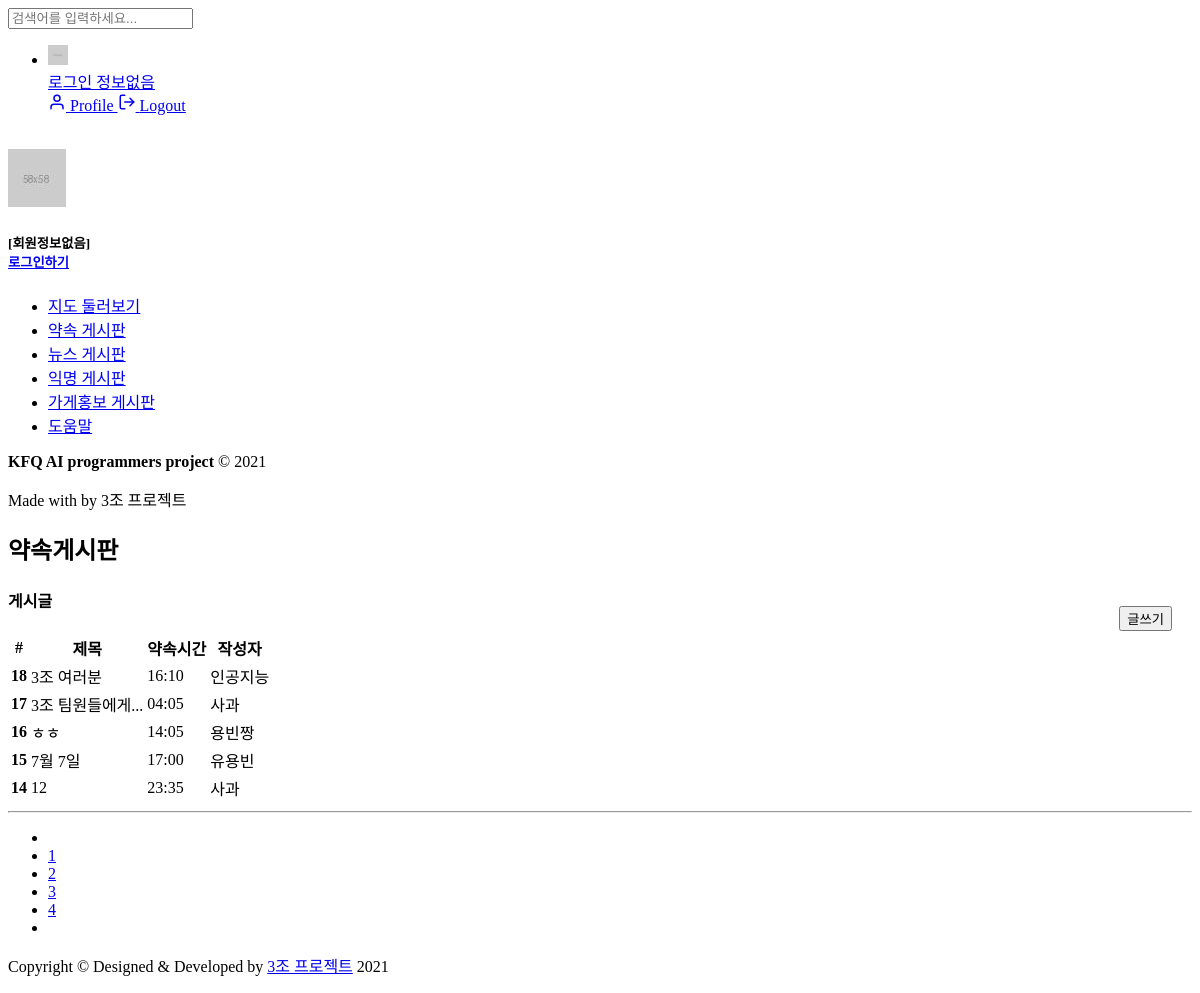
Page /board/promise/ on the committed database.
### board/models.py (models this page shows)
class Promise(models.Model):
    member = models.ForeignKey(Member, on_delete=models.CASCADE)
    title = models.TextField(max_length=100)
    contents = models.TextField(null=True)
    time = models.TextField(null=True)
    type = models.TextField(null=True)
    name = models.CharField(max_length=50)

### board/views.py (the view)
# urls.py: path('promise/', views.promise, name='promise'),
def promise(request):
    if request.method == 'POST':
        user_id = request.session['user_id']
        user_name = request.session['user_name']
        title = request.POST['p_title']
        type = request.POST.getlist('p_type[]')
        time = request.POST['p_time']
        contents = request.POST['p_contents']
        print(time)
        p = Promise(name=user_name, member_id=user_id, title=title,
                    contents=contents, time=time, type=type)
        p.save()
        messages.success(request, '약속 등록 완료!!')
        return redirect('promise')
    else:
        try:
            page = request.GET.get('page')
            if not page:
                page = 1
            p_list = Promise.objects.order_by('-id')
            p = Paginator(p_list, 5)
            info = p.page(page)
            start_page = (int(page) - 1) // 10 * 10 + 1
            end_page = start_page + 9
            if end_page > p.num_pages:
                end_page = p.num_pages
            context = {
                'info': info,
                'pagination': range(start_page, end_page+1),
            }
            return render(request, 'board/promise.html', context)
        except:
            return render(request, 'board/promise.html')

### templates/board/promise.html (shortened to what this page needs)
<!DOCTYPE html>
<html lang="en">
<head>
  <link rel="stylesheet" href="/static/vendor/chartist/css/chartist.min.css" />
  <link href="/static/vendor/bootstrap-select/dist/css/bootstrap-select.min.css" rel="stylesheet" />
  <link href="/static/vendor/owl-carousel/owl.carousel.css" rel="stylesheet" />
  <link href="/static/css/style.css" rel="stylesheet" />
</head>
<body>
  <div id="main-wrapper">
    {% include 'navbar.html' %}
    {% include 'nav-header.html' %}
    {% include 'sidebar.html' %}
    <div class="content-body">
      <div class="container-fluid">
        <div class="form-head mb-sm-5 mb-3 d-flex flex-wrap align-items-center">
          <h2 class="font-w600 mb-2 mr-auto">약속게시판</h2>
          <div class="promise-button" style="float: right">
            <button type="button" class="btn btn-primary setter" onClick="location.href='/board/promise_write/'">
              글쓰기
            </button>
          </div>
        </div>
        <div class="col-lg-12">
          <div class="card">
            <div class="card-header">
              <h4 class="card-title">게시글</h4>
            </div>
            <div class="card-body">
              <div class="table-responsive">
                <table class="table table-responsive-sm">
                  <thead>
                    <tr class="text-center">
                      <th>#</th>
                      <th>제목</th>
                      <th>약속시간</th>
                      <th>작성자</th>
                    </tr>
                  </thead>
                  <tbody>
                    {% if info %} {% for p in info %}
                    <tr class="text-center" style="cursor: pointer"
                      onClick="location.href='../../../board/promise_read/{{p.id}}/'">
                      <th>{{p.id}}</th>
                      <td>{{p.title}}</td>
                      <td>{{p.time}}</td>
                      <td>{{p.name}}</td>
                    </tr>
                    {% endfor %} {% endif %}
                  </tbody>
                </table>
                <hr />
                <div>
                  <nav>
                    <ul class="
                          pagination pagination-gutter pagination-primary
                          no-bg
                        ">
                      <li class="page-item page-indicator">
                      </li>
                      {% for i in pagination %}
                      <li class="page-item">
                        <a class="page-link" href="../../../board/promise/?page={{i}}">{{i}}</a>
                      </li>
                      {% endfor %}
                      <li class="page-item page-indicator">
                      </li>
                    </ul>
                  </nav>
                </div>
              </div>
            </div>
          </div>
        </div>
      </div>
    </div>
  </div>
  {% include 'footer.html' %}
</body>
</html>

### templates/board/promise.html (style rules this page uses)
.promise-button { margin: 20px; }

### rows in the picture
Promise: id "18", title "3조 여러분", time "16:10", name "인공지능"
Promise: id "17", title "3조 팀원들에게...", time "04:05", name "사과"
Promise: id "16", title "ㅎㅎ", time "14:05", name "용빈짱"
Promise: id "15", title "7월 7일", time "17:00", name "유용빈"
Promise: id "14", title "12", time "23:35", name "사과"

### other values in the picture
{{ i }} "1" "2" "3" "4"
